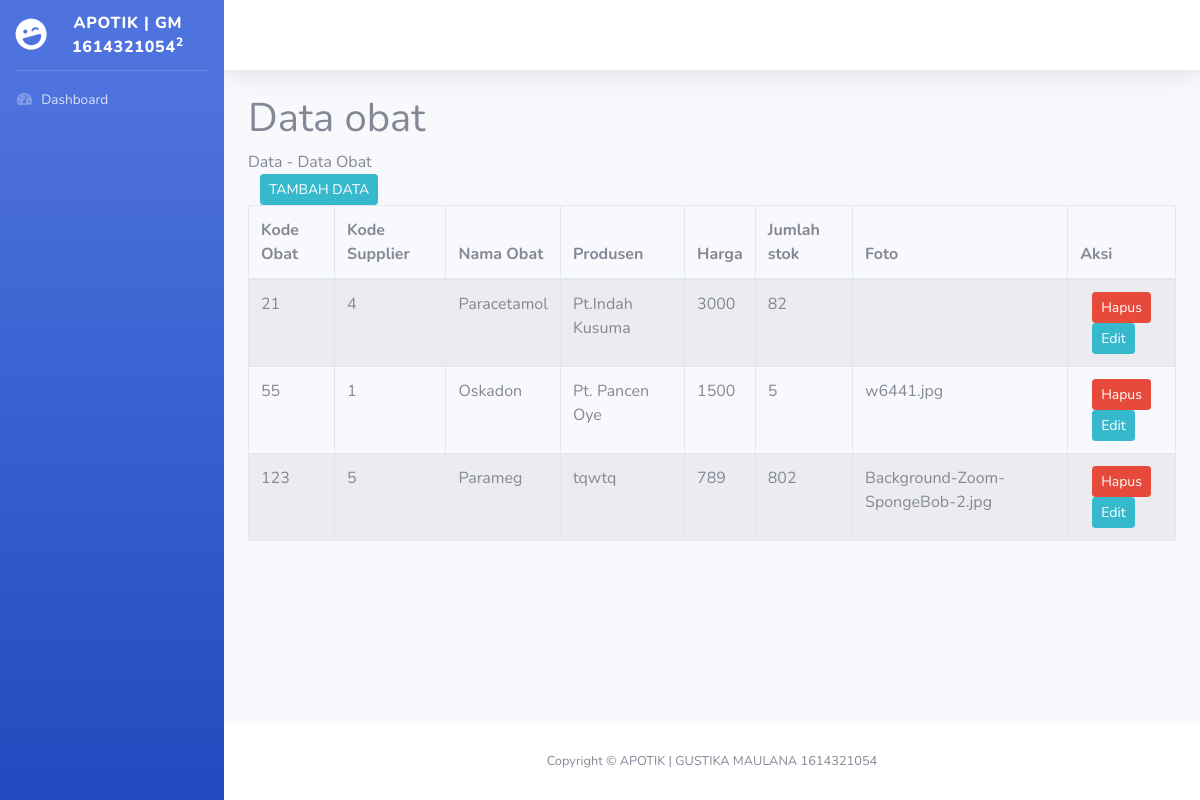
Page /index.php/obat on the committed database.
### tables this page shows
CREATE TABLE `obat` (
  `KODE_OBAT` int(11) NOT NULL,
  `KODE_SUPPLIER` int(11) NOT NULL,
  `KODE_DETIL` int(11) DEFAULT NULL,
  `NAMA_OBAT` varchar(225) DEFAULT NULL,
  `PRODUSEN` varchar(225) DEFAULT NULL,
  `HARGA` int(11) DEFAULT NULL,
  `JML_STOK` int(11) DEFAULT NULL,
  `FOTO` longblob DEFAULT NULL
);

### application/controllers/Obat.php (called while the page is built, shortened)
<?php
class Obat extends CI_Controller {
	public function __construct()
	{
		$this->load->model('Obat_model');
	}
	public function index()
	{
		$data['obat'] = $this->Obat_model->get_data_obat();
		$data['main_view'] = 'data_obat_view';
		$this->load->view('template', $data);
	}
}

### index.php (called while the page is built, shortened)
<?php
require_once BASEPATH.'core/CodeIgniter.php';

### application/models/Obat_model.php (called while the page is built, shortened)
<?php
class Obat_model extends CI_Model {
	public function get_data_obat(){
		return $this->db->get('obat')
		->result();
	}
}

### application/views/data_obat_view.php (the view, shortened to what this page needs)
<div class="row">
	<div class="col-lg-12">
		<h1 class="page-header">Data obat</h1>
	</div>
</div>
<div class="row">
	<div class="col-lg-12">
		<div class="panel panel-default">
			<div class="panel-heading">
				Data - Data Obat
			</div>
			<div class="col-md-4 col-sm-4 col-xs-4 col-lg-4">
			<a href="add_obat/" class="btn btn-info btn-sm">
			<i class="glyphicon glyphicon-trash"> </i> TAMBAH DATA </a>
			</div>
			<div class="panel-body">
				<div class="table-responsive">
					<table class="table table-striped table-bordered table-hover">
						<thead>
							<tr>
								<th>Kode Obat</th>
								<th>Kode Supplier</th>
								<th>Nama Obat</th>
								<th>Produsen</th>
								<th>Harga</th>
								<th>Jumlah stok</th>
								<th>Foto</th>
								<th>Aksi</th>
							</tr>
						</thead>
						<tbody>
							<?php
							foreach($obat as $data) {
								echo'
								<tr>
								<td>'.$data->KODE_OBAT. '</td>
								<td>'.$data->KODE_SUPPLIER. '</td>
								<td>'.$data->NAMA_OBAT. '</td>
								<td>'.$data->PRODUSEN. '</td>
								<td>'.$data->HARGA. '</td>
								<td>'.$data->JML_STOK. '</td>
								<td>'.$data->FOTO. '</td>
								<td>
								<div class="col-md-4 col-sm-4 col-xs-4 col-lg-4">
								<a href="'.base_url().'index.php/obat/delete_obat/'.$data->KODE_OBAT.'" class="btn btn-danger btn-sm">
								<i class="glyphicon glyphicon-trash"> </i> Hapus </a>
								</div>
								<div class="col-md-4 col-sm-4 col-xs-4 col-lg-4">
								<a href="'.base_url().'index.php/obat/ambil_obat/' .$data->KODE_OBAT.'" class="btn btn-info btn-sm">
								<i class="glyphicon glyphicon-search"> </i> Edit </a>
								</div>
								</td>
								</tr> '; }
							?>
							</tbody>
						</table>
					</div>
				</div>
			</div>
		</div>
	</div>

### application/views/template.php (shortened to what this page needs)
<!DOCTYPE html>
<html lang="en">
<head>
    <link href="<?= base_url('assets/'); ?>vendor/fontawesome-free/css/all.min.css" rel="stylesheet" type="text/css">
    <link href="<?= base_url('assets/'); ?>css/sb-admin-2.min.css" rel="stylesheet">
</head>
<body id="page-top">
    <div id="wrapper">
        <ul class="navbar-nav bg-gradient-primary sidebar sidebar-dark accordion" id="accordionSidebar">
            <a class="sidebar-brand d-flex align-items-center justify-content-center" href="">
                <div class="sidebar-brand-icon rotate-n-15">
                    <i class="fas fa-laugh-wink"></i>
                </div>
                <div class="sidebar-brand-text mx-3">APOTIK | GM 1614321054<sup>2</sup></div>
            </a>
            <hr class="sidebar-divider my-0">
            <li class="nav-item">
                <a class="nav-link" href="">
                    <i class="fas fa-fw fa-tachometer-alt"></i>
                    <span>Dashboard</span></a>
            </li>
        </ul>
        <div id="content-wrapper" class="d-flex flex-column">
            <div id="content">
                <nav class="navbar navbar-expand navbar-light bg-white topbar mb-4 static-top shadow">
                </nav>
                <div class="container-fluid">
                	<?php
                		$this->load->view($main_view);
                	 ?>
                </div>
            </div>
            <footer class="sticky-footer bg-white">
                <div class="container my-auto">
                    <div class="copyright text-center my-auto">
                        <span>Copyright &copy; APOTIK | GUSTIKA MAULANA 1614321054</span>
                    </div>
                </div>
            </footer>
        </div>
    </div>
</body>
</html>

### rows in the picture
obat: KODE_OBAT "21", KODE_SUPPLIER "4", NAMA_OBAT "Paracetamol", PRODUSEN "Pt.Indah Kusuma", HARGA "3000", JML_STOK "82"
obat: KODE_OBAT "55", KODE_SUPPLIER "1", NAMA_OBAT "Oskadon", PRODUSEN "Pt. Pancen Oye", HARGA "1500", JML_STOK "5", FOTO "w6441.jpg"
obat: KODE_OBAT "123", KODE_SUPPLIER "5", NAMA_OBAT "Parameg", PRODUSEN "tqwtq", HARGA "789", JML_STOK "802", FOTO "Background-Zoom-SpongeBob-2.jpg"
